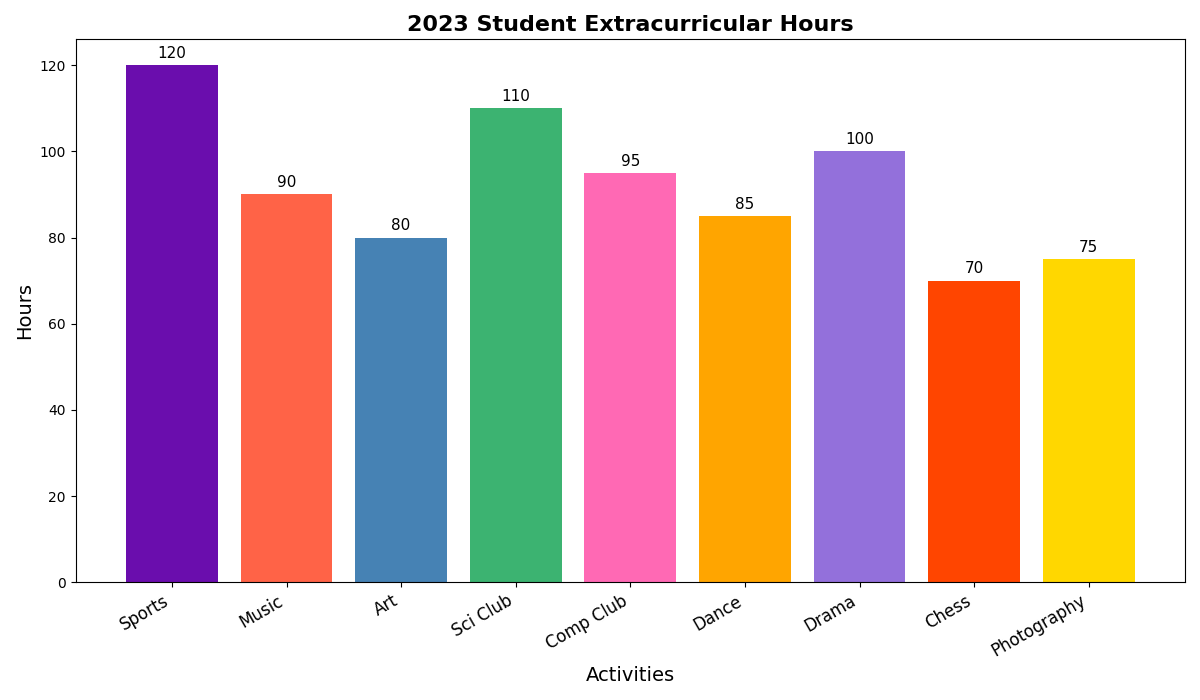

The script that drew this image:
import matplotlib.pyplot as plt
import numpy as np

subjects = ["Sports", "Music", "Art", "Sci Club", "Comp Club", "Dance", "Drama", "Chess", "Photography"]
hours_spent = np.array([120, 90, 80, 110, 95, 85, 100, 70, 75])

fig, ax = plt.subplots(figsize=(12, 7))

bar_positions = np.arange(len(subjects))
bars = ax.bar(bar_positions, hours_spent, color=['#6a0dad', '#ff6347', '#4682b4', '#3cb371', '#ff69b4', '#ffa500', '#9370db', '#ff4500', '#ffd700'])

ax.set_title("2023 Student Extracurricular Hours", fontsize=16, fontweight='bold')
ax.set_xlabel("Activities", fontsize=14)
ax.set_ylabel("Hours", fontsize=14)

ax.set_xticks(bar_positions)
ax.set_xticklabels(subjects, rotation=30, ha='right', fontsize=12)

for bar in bars:
    height = bar.get_height()
    ax.annotate(f'{height}', 
                xy=(bar.get_x() + bar.get_width() / 2, height), 
                xytext=(0, 3), 
                textcoords="offset points",
                ha='center', va='bottom', fontsize=11, color='black')

plt.tight_layout()

plt.show()
